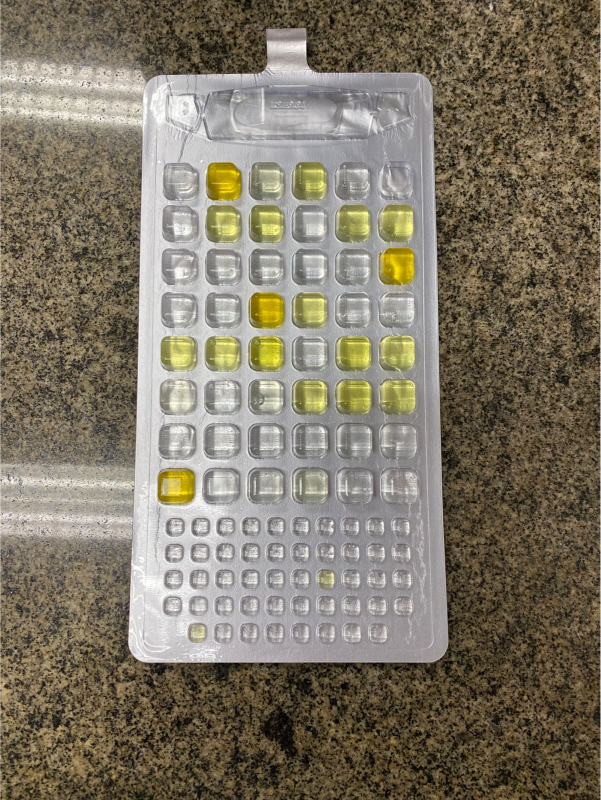
#> input picture data/raw/image10.jpg, 1201 x 1600 px, found by its file name (shown at 1/2 size); its folder holds only this picture in this run
$ python main.py
#> lines starting #> are read from the running program, lines starting #| are printed output that depends on the picture; after the words box and inside, x2 and y2 are one past the last pixel; in counts of white or black regions, pixels touching at a corner belong together
### src/cropper.py
"""
Image segmentation module for Colilert Quanti-Tray analysis.

This module provides functionality to segment Colilert Quanti-Tray plates from images
using GrabCut algorithm and contour detection techniques. The Quanti-Tray is used
for water quality testing to detect E. coli and coliform bacteria.
"""

import cv2
import numpy as np


def segment_plate(image_path):
    """
    Segment and extract the Colilert Quanti-Tray from an image.

    This function uses the GrabCut algorithm to perform foreground/background
    segmentation, followed by contour detection to find the largest connected
    component (assumed to be the Quanti-Tray). The result is a cropped image
    containing only the segmented tray area.

    Args:
        image_path (str): Path to the input image file containing the Quanti-Tray.

    Returns:
        numpy.ndarray: Cropped BGR image containing only the segmented tray area.

    Raises:
        FileNotFoundError: If the image file cannot be loaded.
        ValueError: If no contours are found in the segmented image.

    """
#> called with image_path = 'data/raw/image10.jpg'
    img = cv2.imread(image_path)
#> img is the input picture: shape (1600, 1201, 3); mean B, G, R 102.1, 118.8, 127
    if img is None:
        raise FileNotFoundError(f"Could not load image: {image_path}")

    # Initialize GrabCut algorithm with rectangular region of interest
    rect = (100, 100, img.shape[1] - 100, img.shape[0] - 100)
    mask = np.zeros(img.shape[:2], np.uint8)
    bgdModel = np.zeros((1, 65), np.float64)
    fgdModel = np.zeros((1, 65), np.float64)

    # Apply GrabCut algorithm for foreground/background segmentation
    cv2.grabCut(img, mask, rect, bgdModel, fgdModel, 5, cv2.GC_INIT_WITH_RECT)
    mask2 = np.where((mask == 2) | (mask == 0), 0, 1).astype('uint8')
    segmented = img * mask2[:, :, np.newaxis]
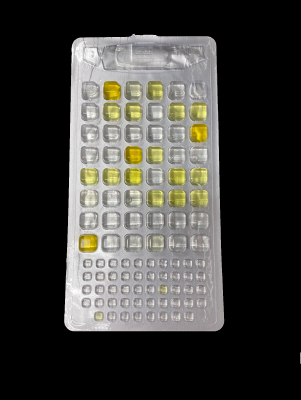
#> segmented: shape (1600, 1201, 3) (shown at 1/4 size); mean B, G, R 58.8, 62.7, 63.6

    # Convert to grayscale and create binary mask
    gray = cv2.cvtColor(segmented, cv2.COLOR_BGR2GRAY)
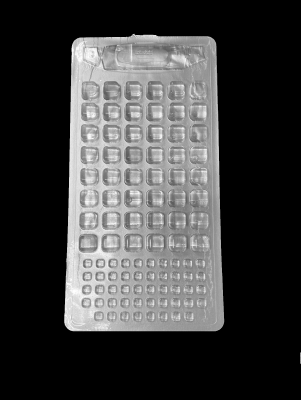
#> gray: shape (1600, 1201) (shown at 1/4 size); min 0, max 255, mean 62.5
    _, binary = cv2.threshold(gray, 10, 255, cv2.THRESH_BINARY)
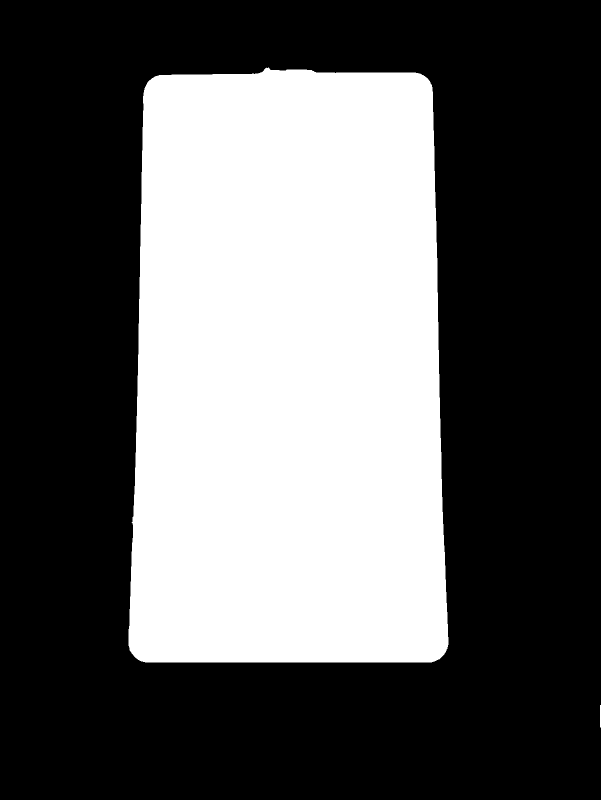
#> binary: shape (1600, 1201) (shown at 1/2 size); 37.1% white; 2 white regions

    # Find contours to identify the tray boundary
    contours, _ = cv2.findContours(binary, cv2.RETR_EXTERNAL, cv2.CHAIN_APPROX_SIMPLE)
#> contours = 2 contours, 1 with area under 20; largest, box (x1, y1, x2, y2) and area: (257, 135, 897, 1325) 710962
    if not contours:
        raise ValueError("No contours found in the segmented image!")

    # Select the largest contour (assumed to be the Quanti-Tray)
    largest_contour = max(contours, key=cv2.contourArea)
#> largest_contour = contour of 281 points, box (x1, y1, x2, y2) (257, 135, 897, 1325), area 710962

    # Create mask from the largest contour and apply it
    new_mask = np.zeros_like(gray)
    cv2.drawContours(new_mask, [largest_contour], -1, 255, thickness=cv2.FILLED)
#> new_mask: shape (1600, 1201); 37.1% white; 1 white region, box (x1, y1, x2, y2) and area: (257, 135, 897, 1325) 712704

    # Apply the mask to extract the tray region
    result = cv2.bitwise_and(img, img, mask=new_mask)

    # Crop to the bounding rectangle of the contour
    x, y, w, h = cv2.boundingRect(largest_contour)
#> x = 257; y = 135; w = 640; h = 1190
    cropped = result[y:y+h, x:x+w]
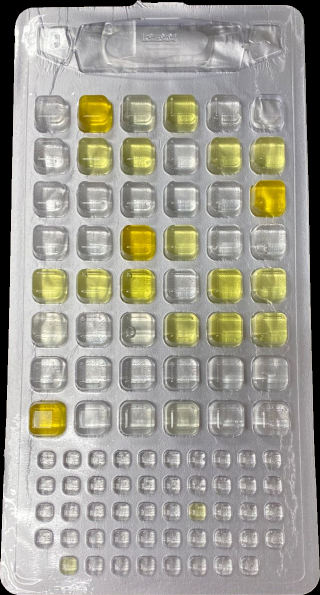
#> cropped: shape (1190, 640, 3) (shown at 1/2 size); mean B, G, R 148.2, 158.3, 160.4

    return cropped


# [6 lines that do not run on import are left out]

### src/detect_wells.py
"""
Wells detection module for Colilert Quanti-Tray analysis.

This module provides functionality to detect and classify positive wells
in Colilert Quanti-Tray images. The system detects wells that have turned
yellow/fluorescent indicating the presence of E. coli and coliform bacteria
in water samples. Wells are classified by size (large and small) for proper
MPN calculation according to IDEXX Colilert methodology.
"""

import cv2
import numpy as np


def clean_mask(mask):
    """
    Clean a binary mask using morphological operations.

    Applies opening followed by closing operations to remove noise
    and fill small gaps in the binary mask. This helps improve
    well detection accuracy by cleaning up the thresholded image.

    Args:
        mask (numpy.ndarray): Binary mask to be cleaned.

    Returns:
        numpy.ndarray: Cleaned binary mask.
    """
    # Apply morphological operations to clean the mask
    kernel = cv2.getStructuringElement(cv2.MORPH_RECT, (2, 2))
    opened = cv2.morphologyEx(mask, cv2.MORPH_OPEN, kernel, iterations=2)
    closed = cv2.morphologyEx(opened, cv2.MORPH_CLOSE, kernel, iterations=2)
    return closed


def detect_wells_from_image(image, area_threshold=2000):
    """
    Detect and classify positive wells in a Colilert Quanti-Tray image.

    This function processes the image using LAB color space conversion,
    thresholding, and contour detection to identify positive wells that
    have turned yellow due to bacterial presence. Wells are
    classified as either 'small' or 'large' based on their area and
    position for proper MPN calculation according to IDEXX methodology.

    Args:
        image (numpy.ndarray): Input BGR image of the Quanti-Tray.
        area_threshold (int, optional): Area threshold in pixels to distinguish
            between small and large wells. Defaults to 2000.

    Returns:
        tuple: A tuple containing:
            - small_positives (list): List of contours for positive small wells.
            - large_positives (list): List of contours for positive large wells.

    Note:
        - Contours in the top 10% of the image are merged together. This is due to the largest well, sometimes being incomplete or registered as multiple small wells.
        - Small wells are only counted if they're in the bottom 30% of the image.
        - Contours smaller than 100 pixels are filtered out as noise.
        - Uses LAB color space B channel thresholding to detect yellow wells.
    """
#> called with area_threshold = 2000
    # Convert to LAB color space and threshold on the B channel to detect yellow wells
    lab = cv2.cvtColor(image, cv2.COLOR_BGR2LAB)
#> lab: shape (1190, 640, 3); mean of channels 0, 1, 2 164.9, 127.5, 133.2
    _, mask = cv2.threshold(lab[:, :, 2], 160, 255, cv2.THRESH_BINARY)
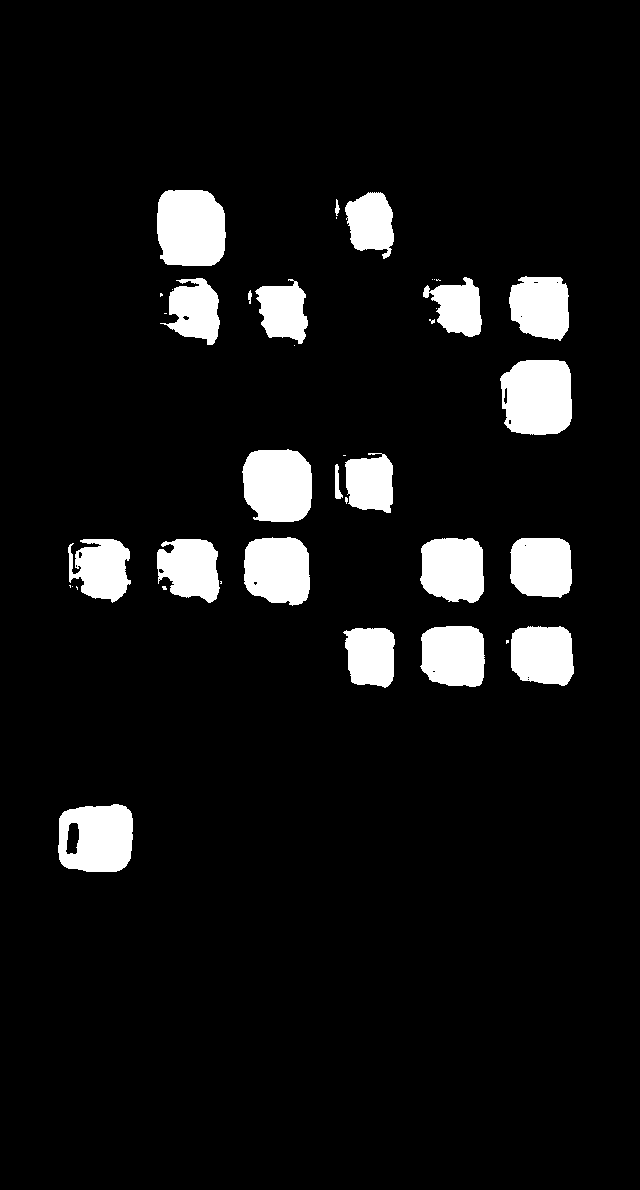
#> mask: shape (1190, 640); 7.8% white; 39 white regions (18 under 20 px), largest, box (x1, y1, x2, y2) and area: (500, 360, 572, 435) 4703, (157, 190, 226, 266) 4693, (242, 449, 312, 522) 4393
    mask_clean = clean_mask(mask)
#> in clean_mask, `closed = cv2.morphologyEx(opened, cv2.MORPH_CLOSE, kernel, iterations=2)`:
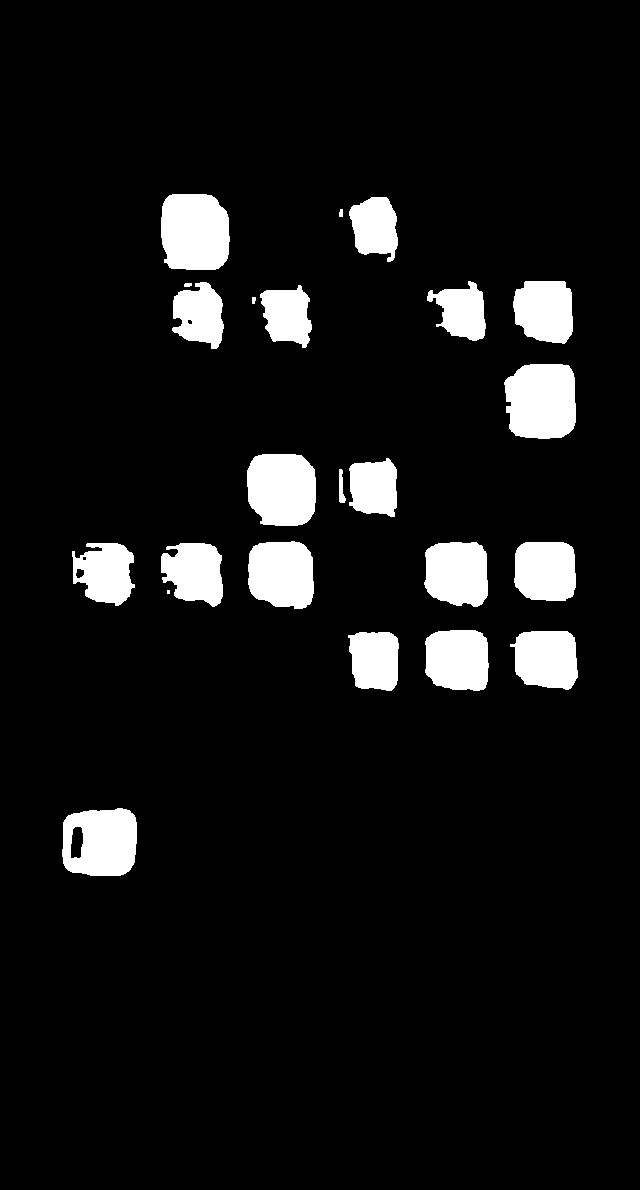
#> closed: shape (1190, 640); 7.7% white; 23 white regions (1 under 20 px)

    # Find contours in the cleaned mask
    contours, _ = cv2.findContours(mask_clean, cv2.RETR_EXTERNAL, cv2.CHAIN_APPROX_SIMPLE)
#> contours = 23 contours, 4 with area under 20; largest, box (x1, y1, x2, y2) and area: (504, 364, 576, 439) 4594, (161, 194, 230, 270) 4572, (62, 808, 137, 876) 4424, (247, 454, 316, 526) 4266, (248, 541, 314, 609) 3743

    # Define image regions for well classification (based on Quanti-Tray layout)
    h = image.shape[0]
    top_limit = h * 0.1      # Top 10% of image
    bottom_limit = h * 0.7   # Bottom 30% of image

    top_contours = []
    usable_contours = []

    # Separate contours by vertical position and filter by area
    for c in contours:
        if cv2.contourArea(c) < 100:  # Filter out noise
            continue
        _, y, _, _ = cv2.boundingRect(c)
        if y < top_limit:
            top_contours.append(c)
        else:
            usable_contours.append(c)
#> this loop made 23 passes
#> y on passes 1, 2, 3, 4, 6, 7, 8, 9: 808, 632, 631, 630, 543, 543, 542, 542
#> after the loop, top_contours = []; usable_contours = 19 contours; largest, box (x1, y1, x2, y2) and area: (504, 364, 576, 439) 4594, (161, 194, 230, 270) 4572, (62, 808, 137, 876) 4424, (247, 454, 316, 526) 4266, (248, 541, 314, 609) 3743

    # Merge contours from the top region
    if top_contours:
        merged_top = np.vstack(top_contours)
        usable_contours.append(merged_top)

    # Classify contours as small or large positive wells
    small_positives = []
    large_positives = []

    for c in usable_contours:
        area = cv2.contourArea(c)
        _, y, _, _ = cv2.boundingRect(c)

        if area < area_threshold:
            if y >= bottom_limit:  # Small wells only in bottom region
                small_positives.append(c)
        else:
            large_positives.append(c)
#> this loop made 19 passes
#> (area, y) on passes 1 to 8: (4424, 808), (2482.5, 632), (3169.5, 631), (3348.5, 630), (2889, 543), (2776.5, 543), (3205.5, 542), (3464.5, 542)
#> after the loop, large_positives = 18 contours; largest, box (x1, y1, x2, y2) and area: (504, 364, 576, 439) 4594, (161, 194, 230, 270) 4572, (62, 808, 137, 876) 4424, (247, 454, 316, 526) 4266, (248, 541, 314, 609) 3743; small_positives = []

    return small_positives, large_positives


def draw_well_groups(img, small_contours, large_contours, output_path):
    """
    Draw detected positive wells on the image and save the result.

    This function visualizes the detection results by drawing contours
    around identified positive wells using different colors for small and
    large wells. This helps in manual verification of the automated detection.

    Args:
        img (numpy.ndarray): Input image to draw on.
        small_contours (list): List of contours for positive small wells.
        large_contours (list): List of contours for positive large wells.
        output_path (str): Path where the annotated image will be saved.

    Note:
        - Small positive wells are drawn in green color.
        - Large positive wells are drawn in red color.
        - Contour thickness is set to 2 pixels for visibility.
    """
    result = img.copy()

    # Draw small positive wells in green
    for c in small_contours:
        cv2.drawContours(result, [c], -1, (0, 255, 0), 2)

    # Draw large positive wells in red
    for c in large_contours:
        cv2.drawContours(result, [c], -1, (0, 0, 255), 2)

    cv2.imwrite(output_path, result)


# [22 lines that do not run on import are left out]

### src/main.py
"""
Main application module for Colilert Quanti-Tray analysis system.

This module orchestrates the complete pipeline for processing Colilert Quanti-Tray images:
1. Image segmentation to extract the tray area
2. Positive well detection and classification by size
3. MPN (Most Probable Number)/100 mL calculation according to IDEXX methodology
4. Results compilation and CSV export

The system processes all images in the raw data directory and generates
annotated images with detection results and a CSV report with MPN values.
"""

import os
import csv
from src.cropper import segment_plate
from src.detect_wells import detect_wells_from_image, draw_well_groups
from utils.mpn_table import mpn_dict

# Directory and file path configurations
RAW_DIR = "data/raw"
PROCESSED_DIR = "data/processed"
RESULTS_DIR = "results"
CSV_OUTPUT_PATH = os.path.join(RESULTS_DIR, "results.csv")


def get_mpn_result(num_large, num_small):
    """
    Retrieve the MPN value based on positive well counts.

    Looks up the Most Probable Number (MPN) value from the standardized
    IDEXX Colilert MPN table using the counts of large and small positive wells.
    This follows the official IDEXX Colilert methodology for water quality testing.

    Args:
        num_large (int): Number of large positive wells detected.
        num_small (int): Number of small positive wells detected.

    Returns:
        str or float: The corresponding MPN value per 100mL, or "Not defined" if
                     the combination is not found in the lookup table.
    """
    return mpn_dict.get((num_large, num_small), "Not defined")


def process_all_images():
    """
    Process all Colilert Quanti-Tray images in the raw data directory.

    This function implements the complete image processing pipeline for
    water quality analysis using the IDEXX Colilert method:
    1. Creates necessary output directories
    2. Iterates through all image files in the raw directory
    3. For each Quanti-Tray image:
       - Segments the tray from the background
       - Detects and classifies positive wells (yellow/fluorescent)
       - Calculates MPN value according to IDEXX methodology
       - Generates annotated output image showing detection results
       - Records results in CSV file for further analysis
    4. Handles and reports processing errors

    The function processes common image formats (JPG, JPEG, PNG) and
    saves results to a CSV file with columns: image_name, large_wells,
    small_wells, mpn_value.

    Raises:
        Exception: Individual image processing errors are caught and logged
                  but do not stop the overall processing.
    """
    # Ensure output directories exist
    os.makedirs(PROCESSED_DIR, exist_ok=True)
    os.makedirs(RESULTS_DIR, exist_ok=True)

    # Initialize CSV output file with headers
    with open(CSV_OUTPUT_PATH, mode='w', newline='') as csvfile:
        writer = csv.writer(csvfile)
        writer.writerow(["image_name", "large_wells", "small_wells", "mpn_value"])

        # Process each Quanti-Tray image file in the raw directory
        for filename in os.listdir(RAW_DIR):
            if not filename.lower().endswith((".jpg", ".jpeg", ".png")):
                continue

            raw_path = os.path.join(RAW_DIR, filename)
            print(f"Processing Quanti-Tray image: {filename}...")

            try:
                # Step 1: Segment the Quanti-Tray from the image
                segmented = segment_plate(raw_path)

                # Step 2: Detect and classify positive wells
                small_positives, large_positives = detect_wells_from_image(segmented)
#> small_positives = []

                # Step 3: Count positive wells and calculate MPN
                num_large = len(large_positives)
#> num_large = 18
                num_small = len(small_positives)
#> num_small = 0
                mpn_result = get_mpn_result(num_large, num_small)
#> mpn_result = '21.8'

                # Step 4: Generate annotated output image
                name, _ = os.path.splitext(filename)
                output_path = os.path.join(PROCESSED_DIR, f"{name}_contours.jpg")
                draw_well_groups(segmented, small_positives, large_positives, output_path)
#> the loop in draw_well_groups, `for c in large_contours:` made 18 passes
#> after the loop in draw_well_groups, `for c in large_contours:`:
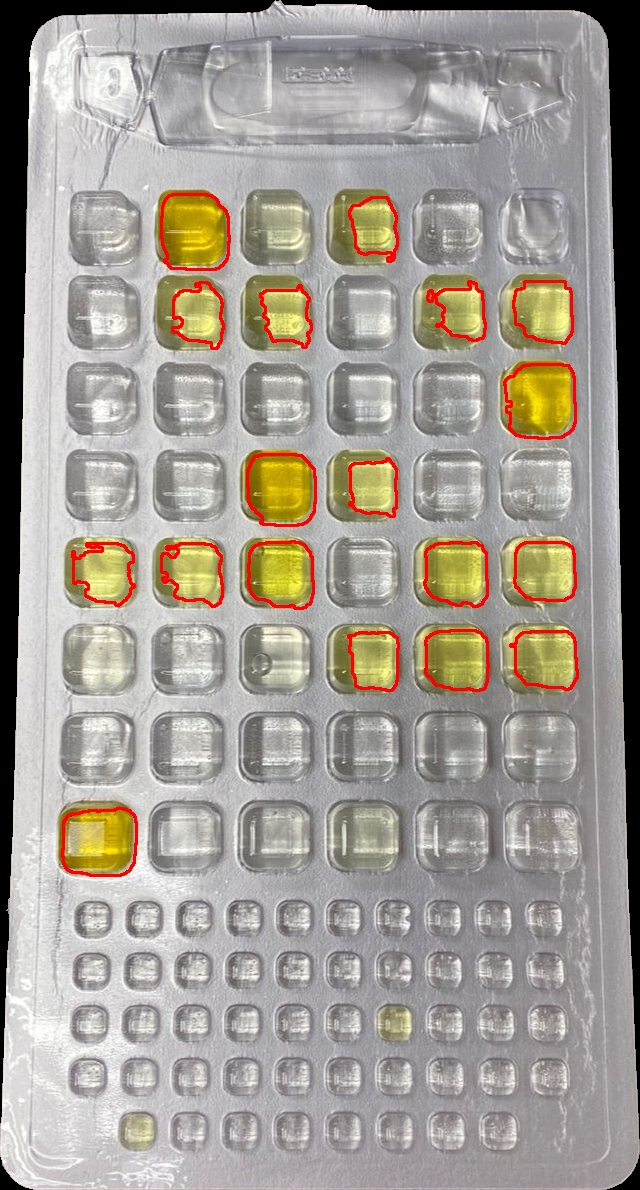
#> result: shape (1190, 640, 3); 1.76% of pixels changed, all inside (x1, y1, x2, y2) = (61, 193, 579, 877)

                # Step 5: Record results in CSV
                writer.writerow([filename, num_large, num_small, mpn_result])

                print(f"  ✓ Completed: {num_large} large, {num_small} small positive wells (MPN: {mpn_result}/100mL)")
#|   ✓ Completed: 18 large, 0 small positive wells (MPN: 21.8/100mL)

            except Exception as e:
                print(f"  ✗ Failed to process {filename}: {e}")

    print(f"\nColilert Quanti-Tray analysis completed! Results saved to: {CSV_OUTPUT_PATH}")


if __name__ == "__main__":
    print("Starting Colilert Quanti-Tray analysis system...")
    process_all_images()
